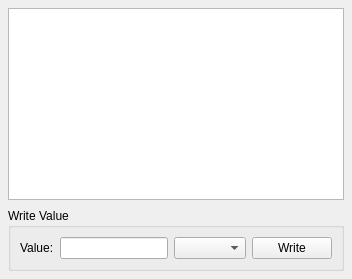
<?xml version="1.0" encoding="UTF-8"?>
<ui version="4.0">
 <class>AttributesWidget</class>
 <widget class="QWidget" name="AttributesWidget">
  <layout class="QVBoxLayout" name="verticalLayout">
   <property name="spacing">
    <number>8</number>
   </property>
   <property name="leftMargin">
    <number>8</number>
   </property>
   <property name="topMargin">
    <number>8</number>
   </property>
   <property name="rightMargin">
    <number>8</number>
   </property>
   <property name="bottomMargin">
    <number>8</number>
   </property>
   <item>
    <widget class="QTreeView" name="attributesTree">
     <property name="editTriggers">
      <set>QAbstractItemView::NoEditTriggers</set>
     </property>
     <property name="selectionBehavior">
      <enum>QAbstractItemView::SelectRows</enum>
     </property>
     <property name="alternatingRowColors">
      <bool>true</bool>
     </property>
     <property name="uniformRowHeights">
      <bool>true</bool>
     </property>
     <property name="allColumnsShowFocus">
      <bool>true</bool>
     </property>
    </widget>
   </item>
   <item>
    <widget class="QGroupBox" name="writeValueGroup">
     <property name="title">
      <string>Write Value</string>
     </property>
     <layout class="QHBoxLayout" name="writeLayout">
      <item>
       <widget class="QLabel" name="valueLabel">
        <property name="text">
         <string>Value:</string>
        </property>
       </widget>
      </item>
      <item>
       <widget class="QLineEdit" name="valueEdit">
        <property name="clearButtonEnabled">
         <bool>true</bool>
        </property>
       </widget>
      </item>
      <item>
       <widget class="QComboBox" name="typeCombo"/>
      </item>
      <item>
       <widget class="ThemedPushButton" name="writeButton">
        <property name="text">
         <string>Write</string>
        </property>
       </widget>
      </item>
     </layout>
    </widget>
   </item>
  </layout>
 </widget>
 <customwidgets>
  <customwidget>
   <class>ThemedPushButton</class>
   <extends>QPushButton</extends>
   <header>widgets/themedpushbutton.h</header>
  </customwidget>
 </customwidgets>
 <resources/>
 <connections/>
</ui>
